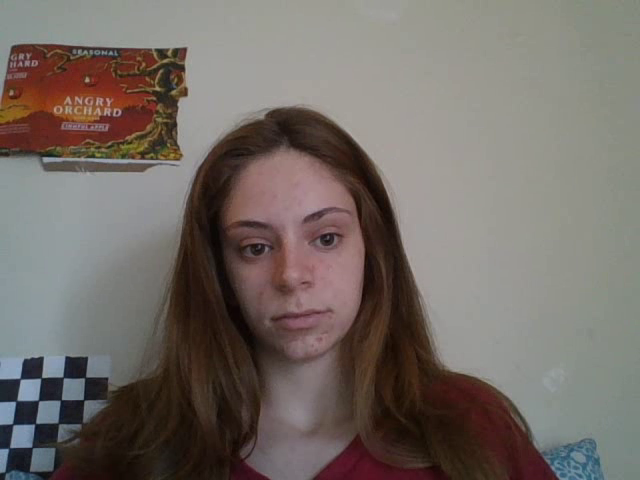
#> input picture frame 4 of output.avi, 640 x 480 px
$ python io2.py   (Python 2 division)
#> lines starting #> are read from the running program, lines starting #| are printed output that depends on the picture
import numpy as np
import cv2

print 'io2'
cap = cv2.VideoCapture('output.avi')

while(cap.isOpened()):
    ret, frame = cap.read()
#> frame is the input picture: shape (480, 640, 3); mean B, G, R 102.4, 107.8, 115.9

    gray = cv2.cvtColor(frame, cv2.COLOR_BGR2GRAY)
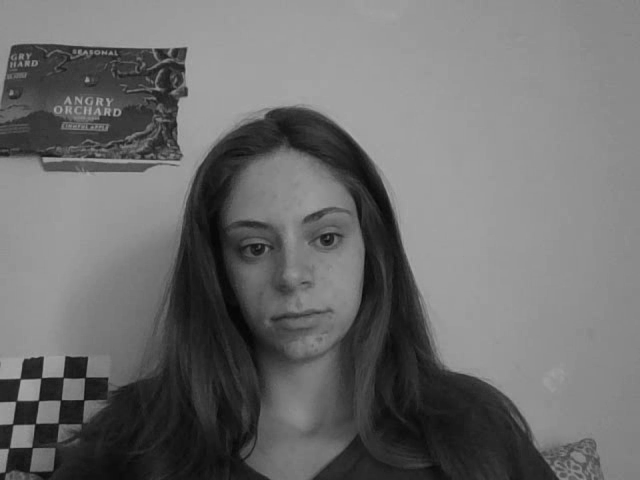
#> gray: shape (480, 640); min 4, max 171, mean 109.6

    cv2.imshow('frame',gray)
    if cv2.waitKey(1) & 0xFF == ord('q'):
#> (key q is pressed here)
        break

cap.release()
cv2.destroyAllWindows()

$ run again, starting later in the video
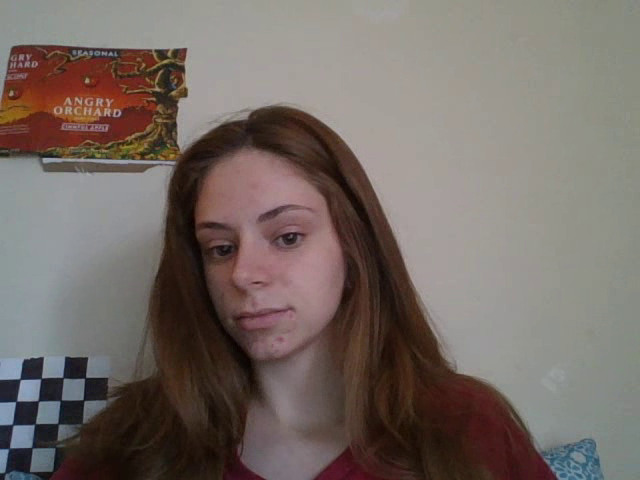
#> input picture frame 18 of output.avi, 640 x 480 px
#> frame is the input picture: shape (480, 640, 3); mean B, G, R 101.9, 107.1, 117.7
#> `gray = cv2.cvtColor(frame, cv2.COLOR_BGR2GRAY)`:
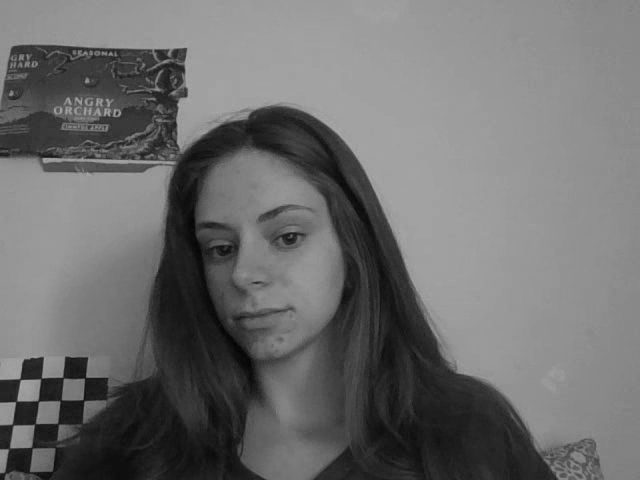
#> gray: shape (480, 640); min 3, max 172, mean 109.7

$ run again, starting later in the video
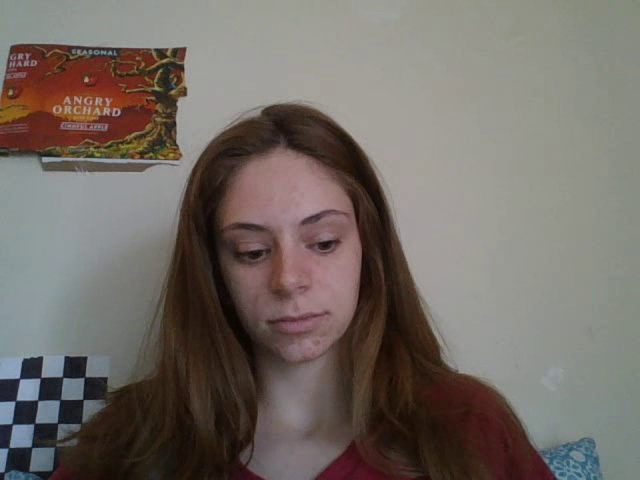
#> input picture frame 33 of output.avi, 640 x 480 px
#> frame is the input picture: shape (480, 640, 3); mean B, G, R 101.8, 107.6, 115.4
#> `gray = cv2.cvtColor(frame, cv2.COLOR_BGR2GRAY)`:
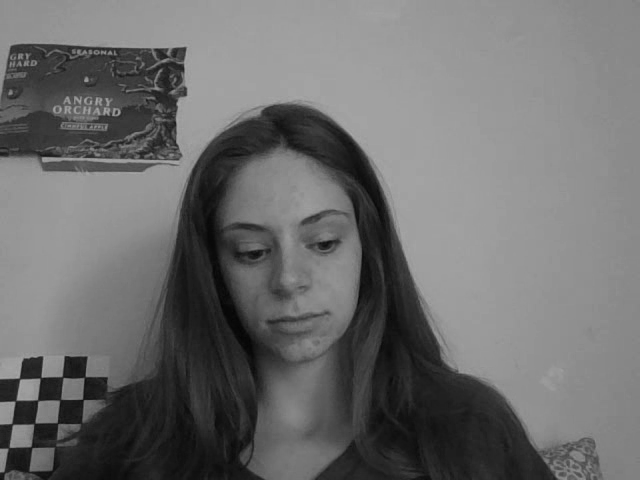
#> gray: shape (480, 640); min 4, max 170, mean 109.3
